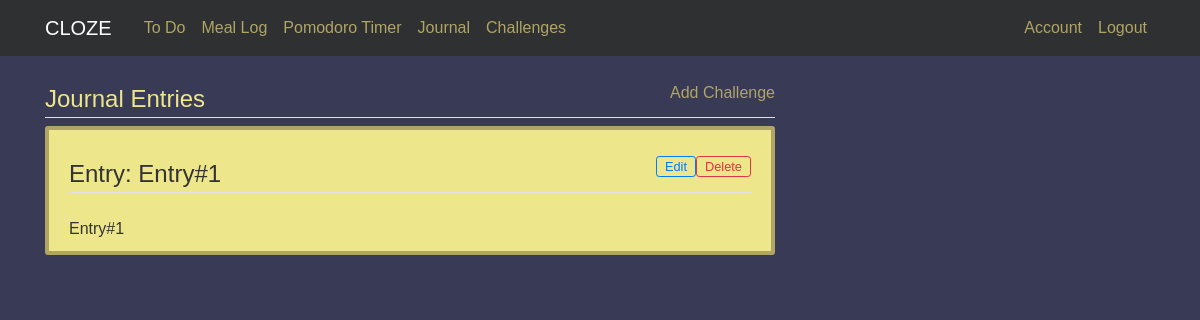
Page /journal (signed in) on the earlier database version.
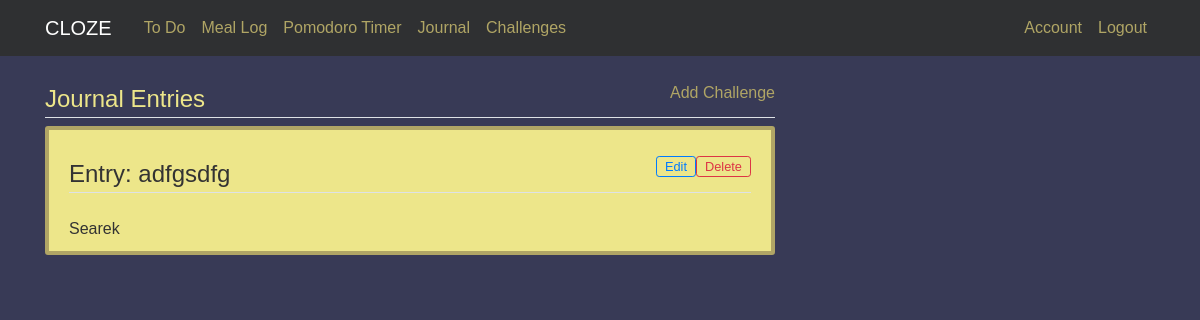
Same page on the later database version.
### cloze/models.py (models this page shows)
class Entry(db.Model):
    id = db.Column(db.Integer, primary_key=True)
    title = db.Column(db.String(256), index=True)
    content = db.Column(db.String(512), index=True)
    user_id = db.Column(db.Integer, db.ForeignKey('user.id'), nullable=False)

### cloze/routes.py (the view)
@app.route('/journal')
@login_required
def journal():
    entries = db.session.query(Entry).filter_by(owner = current_user)
    return render_template('journal.html', entries=entries, title="Journal")

### cloze/models.py (called while the page is built)
@login_manager.user_loader
def load_user(userId):
    return User.query.get(int(userId))

### cloze/Templates/journal.html
{% extends "layout.html" %}
{% block content %}
<div class="col-md-8">
    <div class="">
        <a style="float:right; vertical-align: bottom;" href="{{ url_for('entry') }}">Add Challenge</a>
        <legend class="border-bottom mb-2" style="color: #ede68a;">Journal Entries</legend>
    </div>
    {% for entry in entries %}
        <div class="content-section">
            <div>
                <form action="{{ url_for('delete_entry', id=entry.id) }}" method="POST" >
                    <input align="right" class="btn btn-sm btn-outline-danger py-0" style="float: right; font-size: 0.8em;" type="submit" value="Delete">
                </form>
                <form action="{{ url_for('edit_entry', id=entry.id) }}" method="POST" >
                    <input align="right" class="btn btn-sm btn-outline-primary py-0" style="float: right; font-size: 0.8em;" type="submit" value="Edit">
                </form>
                <legend class="border-bottom mb-4">Entry: {{entry.title}}</legend>
            </div>
            {{entry.content}}
        </div>
    {% endfor %}
</div>
{% endblock content %}

### cloze/Templates/layout.html (shortened to what this page needs)
<html>
<head>
    <link rel="stylesheet" href="https://maxcdn.bootstrapcdn.com/bootstrap/4.0.0/css/bootstrap.min.css">
    <link rel= "stylesheet" type= "text/css" href= "{{ url_for('static',filename='css/main.css') }}">
</head>
<body>
    <header class="site-header">
        <nav class="navbar navbar-expand-md navbar-dark bg-black fixed-top">
            <div class="container">
                <a class="navbar-brand mr-4" href="/home">CLOZE</a>
                <div class="navbar-nav mr-auto">
                    <a class="nav-item nav-link" href="/todo">To Do</a>
                    <a class="nav-item nav-link" href="/meal-log">Meal Log</a>
                    <a class="nav-item nav-link" href="/pomodoro">Pomodoro Timer</a>
                    <a class="nav-item nav-link" href="/journal">Journal</a>
                    <a class="nav-item nav-link" href="/challenges">Challenges</a>
                </div>
                <div class="navbar-nav">
                    {% if current_user.is_authenticated %}
                        <a class="nav-item nav-link" href="/account">Account</a>
                        <a class="nav-item nav-link" href="/logout">Logout</a>
                    {% else %}
                        <a class="nav-item nav-link" href="/login">Login</a>
                        <a class="nav-item nav-link" href="/register">Register</a>
                    {% endif %}
                </div>
            </div>
        </nav>
    </header>
    <main role="main" class="container">
        <div class="row">
            <div class="col-md-8">
            </div>
            {% block content %}{% endblock %}
        </div>
    </main>
</body>
</html>

### cloze/static/css/main.css (style rules this page uses)
body { font-family: "Source Sans Pro", sans-serif; background: #383a56; color: #333333; margin-top: 5rem; }
a { color: #b0a565; }
legend { border-color: black; }
.bg-black { background-color: #2f3032; }
.site-header .navbar-nav .nav-link { color: #b0a565; }
.content-section { background: #ede68a; padding: 10px 20px; border: 4px solid #b0a565; border-radius: 3px; margin-bottom: 20px; }

Differences in the rows shown:
removed Entry: title "Entry#1", content "Entry#1"
added Entry: title "adfgsdfg", content "Searek"
